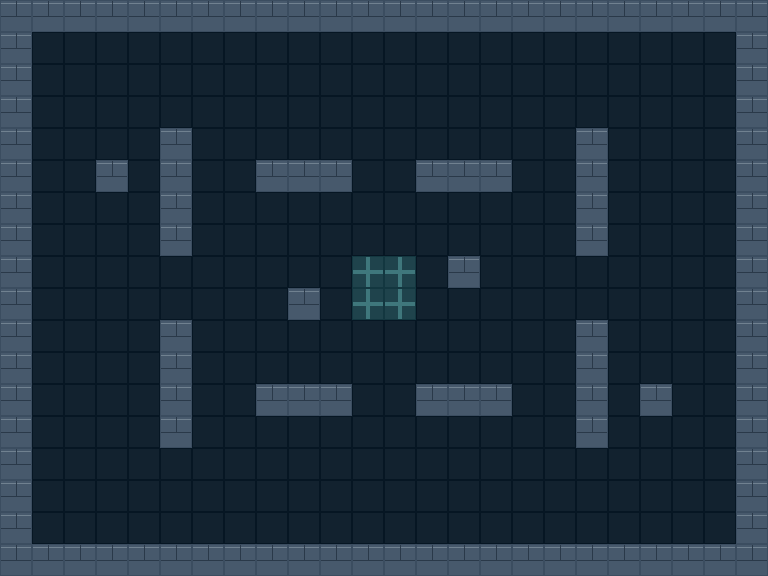

A level layout from a 2D game, rendered from its tile map. Below: a short description, then the map file with its tile-grid data intact:
An orthogonal 24x18 tile map with 32x32 px tiles, 3 tile layers (floor, walls, decorations), 1 hidden layer not drawn and 3 objects (p1, p2, repair).

<map version="1.10" orientation="orthogonal" renderorder="right-down" width="24" height="18" tilewidth="32" tileheight="32" infinite="0" nextlayerid="7" nextobjectid="4">
<properties><property name="arenaId" value="ruins" /></properties>
<tileset firstgid="1" name="arena" tilewidth="32" tileheight="32" tilecount="3" columns="3"><image source="arena-tiles.png" width="96" height="32" /></tileset>
<layer id="1" name="floor" width="24" height="18" visible="1"><data encoding="csv">
1,1,1,1,1,1,1,1,1,1,1,1,1,1,1,1,1,1,1,1,1,1,1,1,
1,1,1,1,1,1,1,1,1,1,1,1,1,1,1,1,1,1,1,1,1,1,1,1,
1,1,1,1,1,1,1,1,1,1,1,1,1,1,1,1,1,1,1,1,1,1,1,1,
1,1,1,1,1,1,1,1,1,1,1,1,1,1,1,1,1,1,1,1,1,1,1,1,
1,1,1,1,1,1,1,1,1,1,1,1,1,1,1,1,1,1,1,1,1,1,1,1,
1,1,1,1,1,1,1,1,1,1,1,1,1,1,1,1,1,1,1,1,1,1,1,1,
1,1,1,1,1,1,1,1,1,1,1,1,1,1,1,1,1,1,1,1,1,1,1,1,
1,1,1,1,1,1,1,1,1,1,1,1,1,1,1,1,1,1,1,1,1,1,1,1,
1,1,1,1,1,1,1,1,1,1,1,1,1,1,1,1,1,1,1,1,1,1,1,1,
1,1,1,1,1,1,1,1,1,1,1,1,1,1,1,1,1,1,1,1,1,1,1,1,
1,1,1,1,1,1,1,1,1,1,1,1,1,1,1,1,1,1,1,1,1,1,1,1,
1,1,1,1,1,1,1,1,1,1,1,1,1,1,1,1,1,1,1,1,1,1,1,1,
1,1,1,1,1,1,1,1,1,1,1,1,1,1,1,1,1,1,1,1,1,1,1,1,
1,1,1,1,1,1,1,1,1,1,1,1,1,1,1,1,1,1,1,1,1,1,1,1,
1,1,1,1,1,1,1,1,1,1,1,1,1,1,1,1,1,1,1,1,1,1,1,1,
1,1,1,1,1,1,1,1,1,1,1,1,1,1,1,1,1,1,1,1,1,1,1,1,
1,1,1,1,1,1,1,1,1,1,1,1,1,1,1,1,1,1,1,1,1,1,1,1,
1,1,1,1,1,1,1,1,1,1,1,1,1,1,1,1,1,1,1,1,1,1,1,1
</data></layer>
<layer id="2" name="walls" width="24" height="18" visible="1"><data encoding="csv">
2,2,2,2,2,2,2,2,2,2,2,2,2,2,2,2,2,2,2,2,2,2,2,2,
2,0,0,0,0,0,0,0,0,0,0,0,0,0,0,0,0,0,0,0,0,0,0,2,
2,0,0,0,0,0,0,0,0,0,0,0,0,0,0,0,0,0,0,0,0,0,0,2,
2,0,0,0,0,0,0,0,0,0,0,0,0,0,0,0,0,0,0,0,0,0,0,2,
2,0,0,0,0,2,0,0,0,0,0,0,0,0,0,0,0,0,2,0,0,0,0,2,
2,0,0,2,0,2,0,0,2,2,2,0,0,2,2,2,0,0,2,0,0,0,0,2,
2,0,0,0,0,2,0,0,0,0,0,0,0,0,0,0,0,0,2,0,0,0,0,2,
2,0,0,0,0,2,0,0,0,0,0,0,0,0,0,0,0,0,2,0,0,0,0,2,
2,0,0,0,0,0,0,0,0,0,0,0,0,0,2,0,0,0,0,0,0,0,0,2,
2,0,0,0,0,0,0,0,0,2,0,0,0,0,0,0,0,0,0,0,0,0,0,2,
2,0,0,0,0,2,0,0,0,0,0,0,0,0,0,0,0,0,2,0,0,0,0,2,
2,0,0,0,0,2,0,0,0,0,0,0,0,0,0,0,0,0,2,0,0,0,0,2,
2,0,0,0,0,2,0,0,2,2,2,0,0,2,2,2,0,0,2,0,2,0,0,2,
2,0,0,0,0,2,0,0,0,0,0,0,0,0,0,0,0,0,2,0,0,0,0,2,
2,0,0,0,0,0,0,0,0,0,0,0,0,0,0,0,0,0,0,0,0,0,0,2,
2,0,0,0,0,0,0,0,0,0,0,0,0,0,0,0,0,0,0,0,0,0,0,2,
2,0,0,0,0,0,0,0,0,0,0,0,0,0,0,0,0,0,0,0,0,0,0,2,
2,2,2,2,2,2,2,2,2,2,2,2,2,2,2,2,2,2,2,2,2,2,2,2
</data></layer>
<layer id="3" name="decorations" width="24" height="18" visible="1"><data encoding="csv">
0,0,0,0,0,0,0,0,0,0,0,0,0,0,0,0,0,0,0,0,0,0,0,0,
0,0,0,0,0,0,0,0,0,0,0,0,0,0,0,0,0,0,0,0,0,0,0,0,
0,0,0,0,0,0,0,0,0,0,0,0,0,0,0,0,0,0,0,0,0,0,0,0,
0,0,0,0,0,0,0,0,0,0,0,0,0,0,0,0,0,0,0,0,0,0,0,0,
0,0,0,0,0,0,0,0,0,0,0,0,0,0,0,0,0,0,0,0,0,0,0,0,
0,0,0,0,0,0,0,0,0,0,0,0,0,0,0,0,0,0,0,0,0,0,0,0,
0,0,0,0,0,0,0,0,0,0,0,0,0,0,0,0,0,0,0,0,0,0,0,0,
0,0,0,0,0,0,0,0,0,0,0,0,0,0,0,0,0,0,0,0,0,0,0,0,
0,0,0,0,0,0,0,0,0,0,0,3,3,0,0,0,0,0,0,0,0,0,0,0,
0,0,0,0,0,0,0,0,0,0,0,3,3,0,0,0,0,0,0,0,0,0,0,0,
0,0,0,0,0,0,0,0,0,0,0,0,0,0,0,0,0,0,0,0,0,0,0,0,
0,0,0,0,0,0,0,0,0,0,0,0,0,0,0,0,0,0,0,0,0,0,0,0,
0,0,0,0,0,0,0,0,0,0,0,0,0,0,0,0,0,0,0,0,0,0,0,0,
0,0,0,0,0,0,0,0,0,0,0,0,0,0,0,0,0,0,0,0,0,0,0,0,
0,0,0,0,0,0,0,0,0,0,0,0,0,0,0,0,0,0,0,0,0,0,0,0,
0,0,0,0,0,0,0,0,0,0,0,0,0,0,0,0,0,0,0,0,0,0,0,0,
0,0,0,0,0,0,0,0,0,0,0,0,0,0,0,0,0,0,0,0,0,0,0,0,
0,0,0,0,0,0,0,0,0,0,0,0,0,0,0,0,0,0,0,0,0,0,0,0
</data></layer>
<layer id="4" name="collision" width="24" height="18" visible="0"><data encoding="csv">
2,2,2,2,2,2,2,2,2,2,2,2,2,2,2,2,2,2,2,2,2,2,2,2,
2,0,0,0,0,0,0,0,0,0,0,0,0,0,0,0,0,0,0,0,0,0,0,2,
2,0,0,0,0,0,0,0,0,0,0,0,0,0,0,0,0,0,0,0,0,0,0,2,
2,0,0,0,0,0,0,0,0,0,0,0,0,0,0,0,0,0,0,0,0,0,0,2,
2,0,0,0,0,2,0,0,0,0,0,0,0,0,0,0,0,0,2,0,0,0,0,2,
2,0,0,2,0,2,0,0,2,2,2,0,0,2,2,2,0,0,2,0,0,0,0,2,
2,0,0,0,0,2,0,0,0,0,0,0,0,0,0,0,0,0,2,0,0,0,0,2,
2,0,0,0,0,2,0,0,0,0,0,0,0,0,0,0,0,0,2,0,0,0,0,2,
2,0,0,0,0,0,0,0,0,0,0,0,0,0,2,0,0,0,0,0,0,0,0,2,
2,0,0,0,0,0,0,0,0,2,0,0,0,0,0,0,0,0,0,0,0,0,0,2,
2,0,0,0,0,2,0,0,0,0,0,0,0,0,0,0,0,0,2,0,0,0,0,2,
2,0,0,0,0,2,0,0,0,0,0,0,0,0,0,0,0,0,2,0,0,0,0,2,
2,0,0,0,0,2,0,0,2,2,2,0,0,2,2,2,0,0,2,0,2,0,0,2,
2,0,0,0,0,2,0,0,0,0,0,0,0,0,0,0,0,0,2,0,0,0,0,2,
2,0,0,0,0,0,0,0,0,0,0,0,0,0,0,0,0,0,0,0,0,0,0,2,
2,0,0,0,0,0,0,0,0,0,0,0,0,0,0,0,0,0,0,0,0,0,0,2,
2,0,0,0,0,0,0,0,0,0,0,0,0,0,0,0,0,0,0,0,0,0,0,2,
2,2,2,2,2,2,2,2,2,2,2,2,2,2,2,2,2,2,2,2,2,2,2,2
</data></layer>
<objectgroup id="5" name="spawns" visible="0">
<object id="1" name="p1" x="80.0" y="496.0"><properties><property name="heading" type="float" value="0" /></properties><point /></object>
<object id="2" name="p2" x="688.0" y="80.0"><properties><property name="heading" type="float" value="180" /></properties><point /></object>
</objectgroup>
<objectgroup id="6" name="gameplay" visible="0"><object id="3" name="central-repair" type="repair" x="352" y="256" width="64" height="64" /></objectgroup>
</map>
